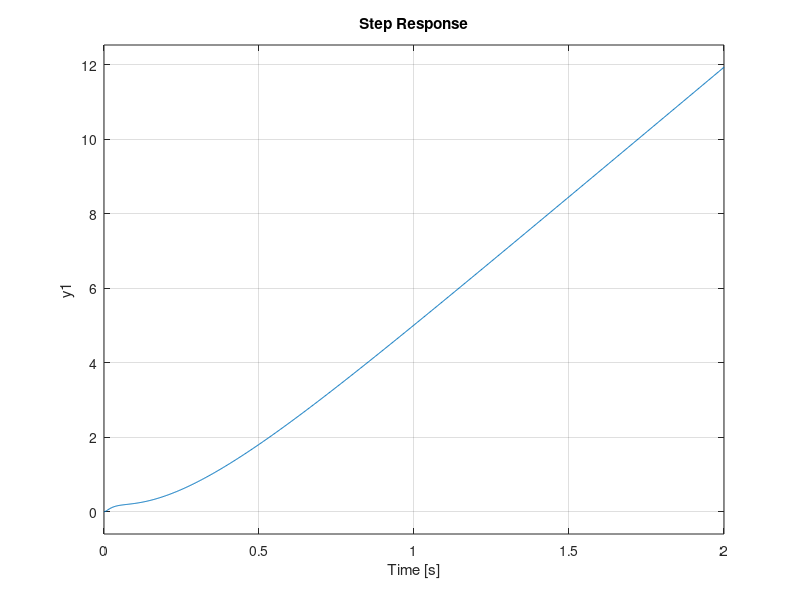
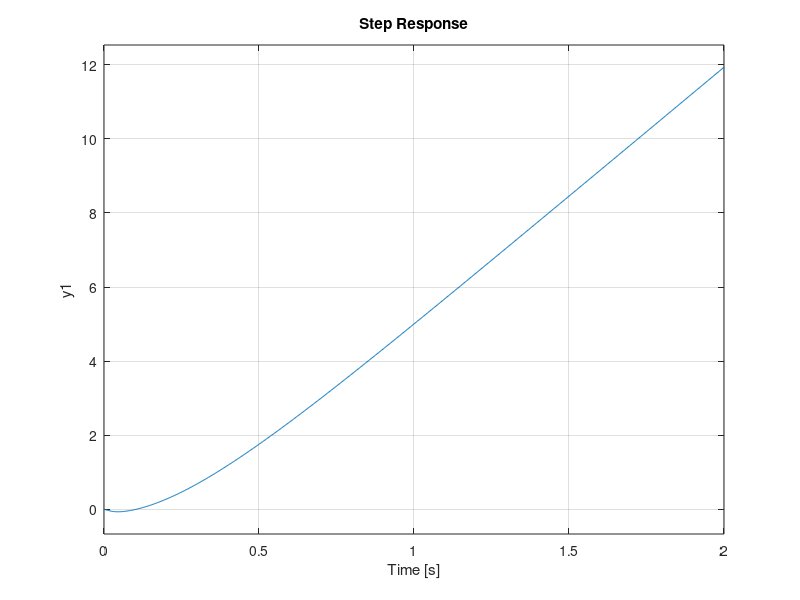

The MATLAB script that drew these images, in order:

%% user defined variables
%proportional gain applied to the hub angle measured
K1 = 10;
%proportional gain applied to the top sensor measurement
K2 = -35;
%Derivative gain applied to the hub angle rate
K3 = 0.1;
%derivative gain applied to the tip sensor rate
K4 = 0.1;

thetad = 1;

%% constants
Kg = 33.3; %dimensionless
Km = 0.0401; %V/(rad/s)
Rm = 19.2; %ohms
%rigid
J_hub = 0.0005; %Kg*m^2
J_load = 0.0015; %Kg*m^2
J = J_hub + J_load;
%flexible
L = 0.45; %m
Marm = 0.06; %kg
J_arm = (Marm*L^2)/3; %Kg*m^2
Mtip = 0.05; %kg
J_M = Mtip*L^2; %Kg*m^2
fc = 1.8;
J_L = J_arm + J_M;
K_arm = (2*pi*fc)^2*(J_L);


%% Closed Loop System - Rigid arm
% num = (K1*Kg*Km)/(J*Rm);
% den = [1 ((Kg^2*Km^2)/(J*Rm) + (K3*Kg*Km)/(J*Rm)) (K1*Kg*Km)/(J*Rm)]; 
% sysTF = tf(num,den);
% %%% Step Response
% [x,t] = step(sysTF); 
% x = thetad*x; 
% figure(1);
% clf;
% plot(t,x);
% xlabel('Time (s)');
% ylabel('Position');
% hold on

%% Closed Loop System - Flexible arm
%coefficients
p1 = -(Kg^2*Km^2)/(J_hub*Rm);
p2 = (Kg^2*Km^2*L)/(J_hub*Rm);
q1 = K_arm/(J_hub*L);
q2 = -(K_arm*(J_hub+J_L))/(J_L*J_hub);
r1 = (Kg*Km)/(J_hub * Rm);
r2 = -(Kg*Km*L)/(J_hub * Rm);

lam3 = -p1 + (K3*r1) + (K4*r2);
lam2 = -q2 + (K1*r1) + (K2*r2) + K4*(p2*r1 - r2*p1);
lam1 = (p1*q2) - (q1*p2) + K3*(q1*r2 - r1*q2) + K2*(p2*r1 - r2*p1);
lam0 = K1*(q1*r2 - r1*q2);

num1 = [K1*r1 0 K1*(q1*r2 - r1*q2)];
den1 = [1 lam3 lam2 lam1 0];
num2 = [K1*r2 0 K1*(q1*r2 - r1*q2)];
den2 = [1 lam3 lam2 lam1 0];

sysTF1 = tf(num1,den1);
figure(3)
step(sysTF1)

sysTF2 = tf(num2, den2);
figure(4)
step(sysTF2)

